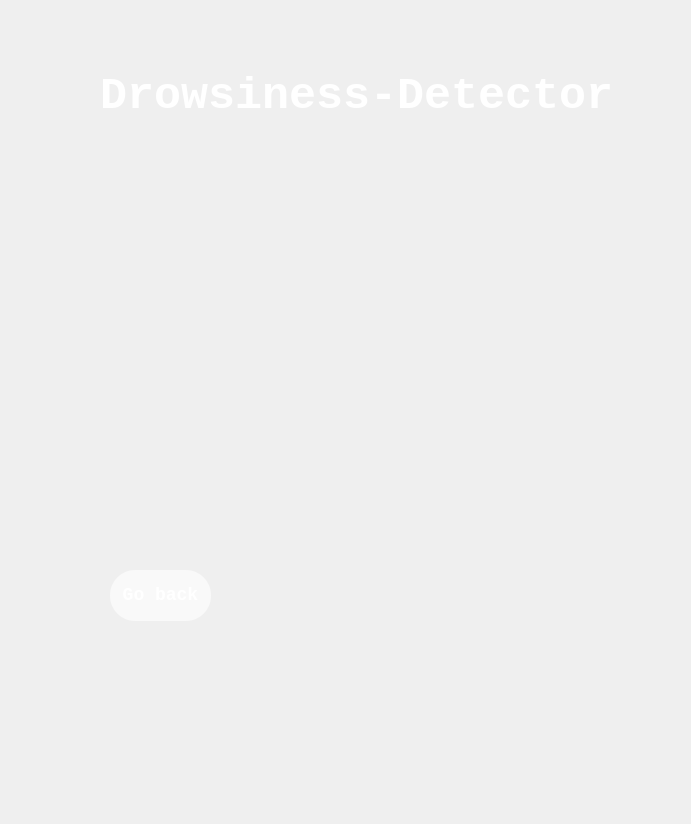
<?xml version="1.0" encoding="UTF-8"?>
<ui version="4.0">
 <class>Dialog</class>
 <widget class="QDialog" name="Dialog">
  <property name="geometry">
   <rect>
    <x>0</x>
    <y>0</y>
    <width>691</width>
    <height>824</height>
   </rect>
  </property>
  <property name="windowTitle">
   <string>videoWindow</string>
  </property>
  <widget class="QLabel" name="label">
   <property name="geometry">
    <rect>
     <x>0</x>
     <y>0</y>
     <width>691</width>
     <height>821</height>
    </rect>
   </property>
   <property name="text">
    <string/>
   </property>
  </widget>
  <widget class="QLabel" name="label_2">
   <property name="geometry">
    <rect>
     <x>66</x>
     <y>56</y>
     <width>561</width>
     <height>711</height>
    </rect>
   </property>
   <property name="styleSheet">
    <string notr="true">background-color: rgba(0, 0, 0,0);</string>
   </property>
   <property name="text">
    <string/>
   </property>
  </widget>
  <widget class="QLabel" name="videoLabel">
   <property name="geometry">
    <rect>
     <x>160</x>
     <y>130</y>
     <width>401</width>
     <height>311</height>
    </rect>
   </property>
   <property name="text">
    <string/>
   </property>
   <property name="alignment">
    <set>Qt::AlignHCenter|Qt::AlignTop</set>
   </property>
  </widget>
  <widget class="QLabel" name="label_3">
   <property name="geometry">
    <rect>
     <x>100</x>
     <y>50</y>
     <width>541</width>
     <height>91</height>
    </rect>
   </property>
   <property name="font">
    <font>
     <family>Monospace</family>
     <pointsize>-1</pointsize>
     <weight>75</weight>
     <bold>true</bold>
    </font>
   </property>
   <property name="styleSheet">
    <string notr="true">font-size:45px;
color:rgb(255,255,255);
font-wight:bold;</string>
   </property>
   <property name="text">
    <string>Drowsiness-Detector</string>
   </property>
  </widget>
  <widget class="QPushButton" name="backbutton">
   <property name="geometry">
    <rect>
     <x>110</x>
     <y>570</y>
     <width>101</width>
     <height>51</height>
    </rect>
   </property>
   <property name="font">
    <font>
     <family>Monospace</family>
     <pointsize>-1</pointsize>
     <weight>75</weight>
     <bold>true</bold>
    </font>
   </property>
   <property name="styleSheet">
    <string notr="true">background-color: rgba(255,255,255,0.6);
 border-radius: 25px;
font-size:18px;
font-weight: bold;
color: rgb(255, 255, 255);</string>
   </property>
   <property name="text">
    <string>Go back</string>
   </property>
  </widget>
 </widget>
 <resources/>
 <connections/>
</ui>
